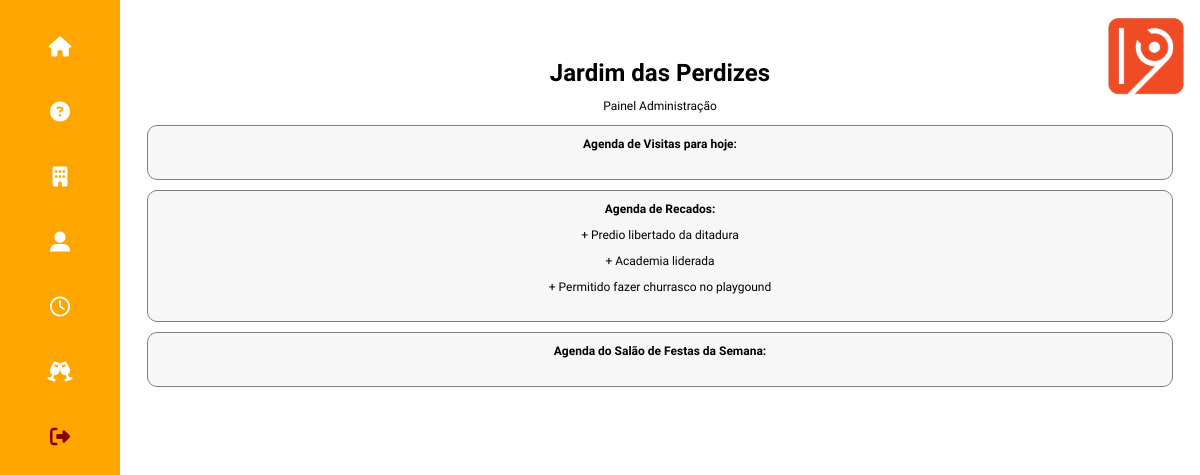
The app's page /admin (signed in), older data.
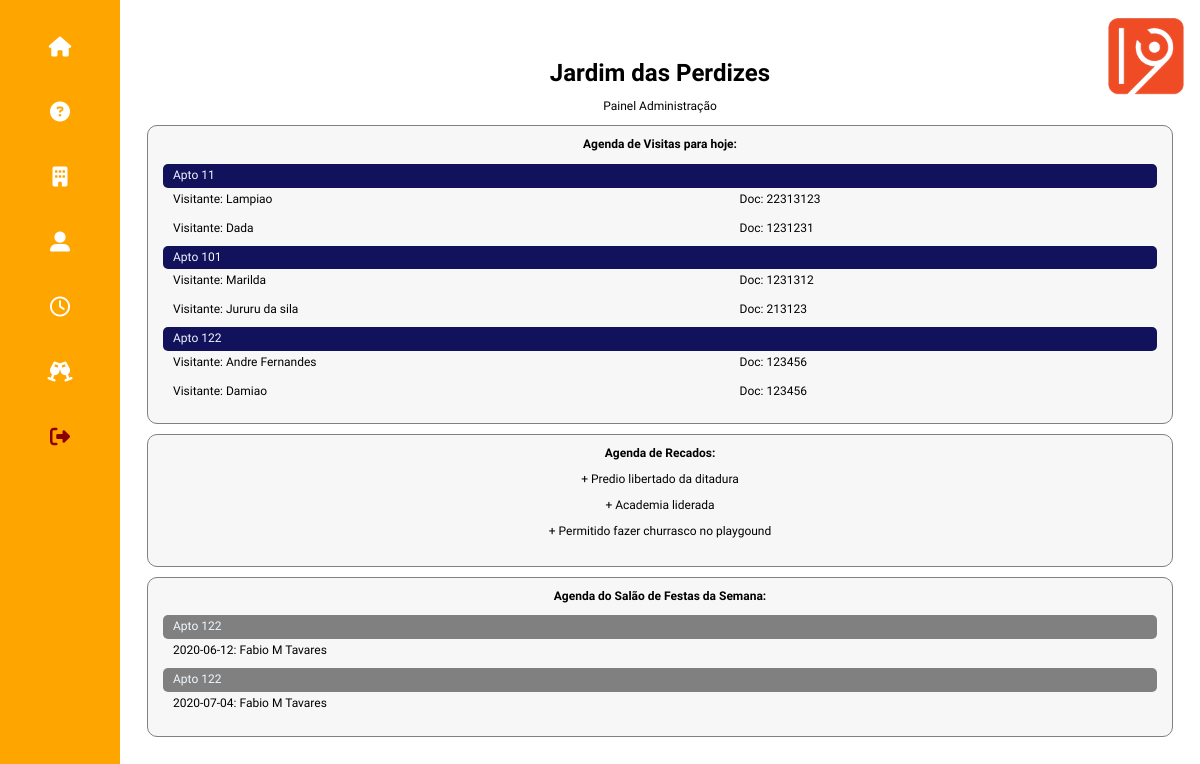
The same page, newer data.
### tables this page shows
CREATE TABLE 'cond_agenda_visitas' 
	('id' INTEGER PRIMARY KEY AUTOINCREMENT, 
	 'nome' VARCHAR NOT NULL, 
	 'doc' VARCHAR NOT NULL, 
	 'detalhe' VARCHAR, 
	 'id_usuario' INTEGER, 
	 'data_visita' DATETIME, 
	 'data_log' DATETIME DEFAULT CURRENT_TIMESTAMP, 
	 'turno' INTEGER NOT NULL );

CREATE TABLE 'condominio_moradores' 
    ('id' INTEGER PRIMARY KEY AUTOINCREMENT, 
     'andar' INTEGER NOT NULL, 
     'apto' INTEGER NOT NULL, 
     'nome'  VARCHAR NOT NULL , 
     'apelido' VARCHAR NOT NULL, 
     'email' VARCHAR, 
     'telefone' VARCHAR, 
     'senha'  VARCHAR NOT NULL, 
     'nascimento' DATETIME, 
     'sobre_voce' VARCHAR,
     'sobre_familia' VARCHAR,    
     'tipo' VARCHAR NOT NULL,
     'status' VARCHAR default 'block',
     'foto' VARCHAR,
     'filhos' integer,
     'admin' VARCHAR default 'n'
    );

CREATE TABLE 'cond_agenda_salao' ('id_morador' INTEGER NOT NULL, 'data_reserva' DATETIME NOT NULL, 'turno_reserva' INTEGER NOT NULL, 'observacao' VARCHAR, PRIMARY KEY ('id_morador', 'data_reserva', 'turno_reserva'));

### app.py (the view)
@app.route('/admin', methods=['GET','POST'])
def admin():
    if request.method == 'GET':
        if 'user' in session:
            db = get_db()
            user = session['user']
            admin = session['admin']
            cur = db.execute('select a.id_usuario morador, b.andar andar, b.apto apto, count(*) from cond_agenda_visitas a, condominio_moradores b where a.id_usuario = b.id group by a.id_usuario')
            r_un_apto = cur.fetchall()
            cur = db.execute('select b.id morador, b.apelido morador, b.andar andar, b.apto apto, a.nome visitante, a.doc doc, a.data_visita data_visita, a.turno turno, strftime(\'%d\',a.data_visita) dia_visita, strftime(\'%m\',\'now\') mes_visita from cond_agenda_visitas a, condominio_moradores b where a.id_usuario = b.id and strftime(\'%d\',a.data_visita) = strftime(\'%d\',datetime(\'now\',\'-3 hour\')) and strftime(\'%m\',a.data_visita) = strftime(\'%m\',datetime(\'now\',\'-3 hour\')) order by a.data_visita')
            r_agenda_dia = cur.fetchall()
            cur = db.execute('select a.nome nome, a.andar, a.apto, b.data_reserva data_reserva, b.turno_reserva turno_reserva, b.observacao observacao from condominio_moradores a, cond_agenda_salao b where a.id = b.id_morador and b.data_reserva >= date(\'now\') order by b.data_reserva')
            r_agenda_salao = cur.fetchall()
            return render_template('condominio_admin.html', r_agenda_dia = r_agenda_dia, user=user, admin=admin, r_agenda_salao = r_agenda_salao, r_un_apto = r_un_apto)

### app.py (called while the page is built)
def connect_db():
    sql = sqlite3.connect('/Users/fabio/flask/condominio.db')
    sql.row_factory = sqlite3.Row
    return sql

def get_db():
    if not hasattr(g, 'sqlite3'):
        g.sqlite_db = connect_db()
    return  g.sqlite_db

### templates/condominio_admin.html (shortened to what this page needs)
<!doctype html>
{% from "condominio_menu.html" import condominio_menu %}
<html lang="pt-br">
<head>
    <link rel="stylesheet" href="../static/css/normalize.css">
    <link rel="stylesheet" href="https://use.fontawesome.com/releases/v5.0.13/css/all.css">
    <link rel="stylesheet" href="../static/css/estilo_gincana.css">
</head>
<body>
    <header class="topo-pagina">
        {% block condominio_menu %}
            {{ condominio_menu(user,admin) }}
        {% endblock %}
        <p class="logo"><img src="../static/images/one9.webp" /></p>
    </header>
    <main class="bloco-principal">
        <h1>Jardim das Perdizes</h1>
        <p> Painel Administração</p>
        <div class="principal-inicial">
            <div class="bloco-p1">
                <p> <strong>Agenda de Visitas para hoje: </strong></p>
                {% for x_apto in r_un_apto %}
                    {% set casa = x_apto['andar'] ~ x_apto['apto'] %}
                    <p class="agenda-admin-linha-a"> Apto {{ casa }} </p>
                    {% for x_visitas in r_agenda_dia %}
                        {% if x_visitas['morador'] == x_apto['morador'] %}
                            <span class="agenda-admin-linha-b"> Visitante: {{ x_visitas['visitante'] }} </span>
                            <span class="agenda-admin-linha-c"> Doc: {{ x_visitas['doc'] }} </span><br>
                        {% endif %}
                    {% endfor %}
                {% endfor %}
            </div>
            <div class="bloco-p1">
                <p > <strong> Agenda de Recados: </strong> </p>
                <p> + Predio libertado da ditadura</p>
                <p> + Academia liderada</p>
                <p> + Permitido fazer churrasco no playgound</p>
            </div>
            <div class="bloco-p1">
                <p> <strong> Agenda do Salão de Festas da Semana:</strong></p>
                {% for salao in r_agenda_salao %}
                {%  set casa = salao['andar'] ~ salao['apto'] %}
                <p class="agenda-salao-titulo"> Apto {{ casa }} </p>
                <div class="c-salao">
                    <p class="c-salao-a"> {{ salao['data_reserva'] }}: </p>
                    <p class="c-salao-b"> {{ salao['nome'] }} </p>
                </div>
                {% endfor %}
            </div>
        </div>
    </main>
</body>
</html>

### templates/condominio_menu.html (shortened to what this page needs)
{% macro condominio_menu(user,admin) %}
<ul class="menu-principal">
    {% if user and admin != 'y' %}
        <li> <a href="/"><i class="fas fa-home"></i></a></li>
        <li> <a href="/cond_enquete"><i class="fas fa-question-circle"></i></a></li>
        <li> <a href="/lista_predio"><i class="fas fa-building"></i></a></li>
        <li> <a href="/atualiza_morador"><i class="fas fa-user-alt"></i></a></li>
        <li> <a href="/cond_agendar_visita"><i class="far fa-clock"></i></a></li>
        <li> <a href="/cond_agendar_salao"><i class="fas fa-glass-cheers"></i></a></li>
        <li> <a href="/logout"><i class="fas fa-sign-out-alt" style="color:darkred"></i> </a></li>
    {% endif %}
</ul>
{% endmacro %}

### static/css/estilo_gincana.css (style rules this page uses)
.topo-pagina { position: fixed; top: 0; left: 0; background-color: orange; margin: 0; height: 100%; width: 10%; box-sizing: border-box; padding-top: 3%; font-size: 20px; }
.menu-principal { list-style: none; margin: 0; padding: 0; color: white; text-decoration: none; }
.menu-principal a { text-decoration: none; color: white; }
.menu-principal li { padding-bottom: 35%; text-align: center; }
.logo img { position: fixed; right: 1%; top: 2%; width: 7%; }
.bloco-principal { width: 90%; margin: 5% 5% 5% 10%; text-align: center; font-family: 'Ubuntu', sans-serif; font-size: 12px; }
@media screen and (min-width: 400px) { .bloco-principal { width: 90%; margin: 5% 5% 5% 10%; text-align: center; font-family: 'Ubuntu', sans-serif; font-size: 12px; } }
.bloco-principal h1 { margin-bottom: 1%; }
.bloco-p1 { border: 1px solid grey; border-radius: 10px; background: rgba(229, 228, 228, 0.3); margin: 10px auto; width: 95%; height: auto; padding: 0px 15px 15px 15px; box-sizing: border-box; }
.agenda-admin-linha-a { background: #12125c; width: 100%; box-sizing: border-box; display: block; text-align: left; padding: 5px 5px 5px 10px; color: aliceblue; border-radius: 5px; margin: 0px; }
.agenda-admin-linha-b { text-align: left; width: 55%; display: inline-block; margin: auto; float: left; padding: 5px 0px 10px 10px; }
.agenda-admin-linha-c { display: inline-block; width: 40%; padding: 5px 0px 10px 0px; text-align: left; }
.c-salao { display: inline-block; width: 100%; margin: 0px; padding: 0px; box-sizing: border-box; text-align: left; }
.c-salao-a { display: inline-block; width: auto; margin: 0px; padding: 5px 0px 10px 10px; text-align: left; }
.c-salao-b { display: inline-block; width: 60%; margin: 0; padding: 0; text-align: left; }
.agenda-salao-titulo { background: grey; width: 100%; box-sizing: border-box; display: block; text-align: left; padding: 5px 5px 5px 10px; color: aliceblue; border-radius: 5px; margin: 0px; }

Row changes from the older to the newer data that the page shows:
added cond_agenda_visitas: visitante "Lampiao", doc "22313123", shown under "11"
added cond_agenda_visitas: visitante "Dada", doc "1231231", shown under "11"
added cond_agenda_visitas: visitante "Marilda", doc "1231312", shown under "101"
added cond_agenda_visitas: visitante "Jururu da sila", doc "213123", shown under "101"
added cond_agenda_visitas: visitante "Andre Fernandes", doc "123456", shown under "122"
added cond_agenda_visitas: visitante "Damiao", doc "123456", shown under "122"
now on this page (row unchanged): condominio_moradores: casa "122", data_reserva "2020-06-12", nome "Fabio M Tavares", data_reserva "2020-07-04"
Text that changed along with them:
new list line: "Apto 11"
new list line: "Apto 101"
new list line: "Apto 122"
